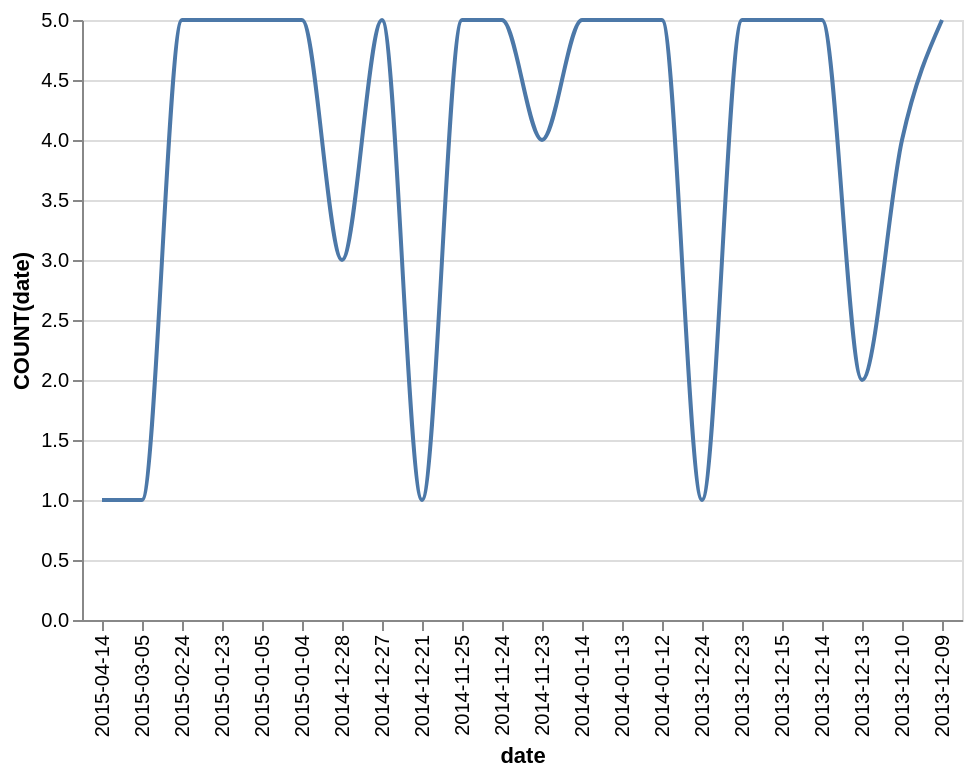

The specification (Vega-Lite) saved for this image:
### Vega-Lite specification from a JSON file in a GitHub repository (floating-point values rounded to 4 significant figures)
{"data": {"values": [{"x_data": "2013-12-09", "y_data": 5}, {"x_data": "2013-12-10", "y_data": 4}, {"x_data": "2013-12-13", "y_data": 2}, {"x_data": "2013-12-14", "y_data": 5}, {"x_data": "2013-12-15", "y_data": 5}, {"x_data": "2013-12-23", "y_data": 5}, {"x_data": "2013-12-24", "y_data": 1}, {"x_data": "2014-01-12", "y_data": 5}, {"x_data": "2014-01-13", "y_data": 5}, {"x_data": "2014-01-14", "y_data": 5}, {"x_data": "2014-11-23", "y_data": 4}, {"x_data": "2014-11-24", "y_data": 5}, {"x_data": "2014-11-25", "y_data": 5}, {"x_data": "2014-12-21", "y_data": 1}, {"x_data": "2014-12-27", "y_data": 5}, {"x_data": "2014-12-28", "y_data": 3}, {"x_data": "2015-01-04", "y_data": 5}, {"x_data": "2015-01-05", "y_data": 5}, {"x_data": "2015-01-23", "y_data": 5}, {"x_data": "2015-02-24", "y_data": 5}, {"x_data": "2015-03-05", "y_data": 1}, {"x_data": "2015-04-14", "y_data": 1}]}, "mark": {"type": "line", "interpolate": "monotone"}, "encoding": {"x": {"field": "x_data", "type": "nominal", "title": "date", "sort": "descending"}, "y": {"field": "y_data", "type": "quantitative", "title": "COUNT(date)"}}}
